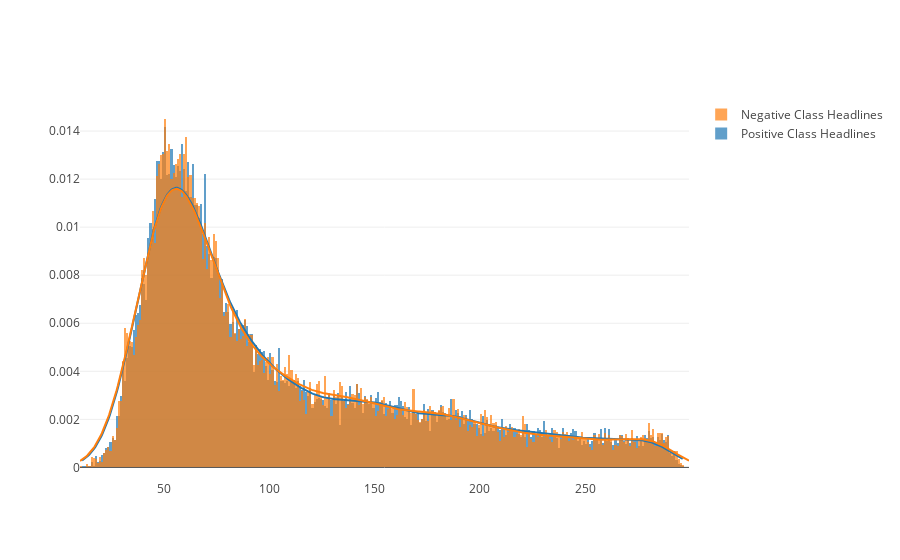

The cell this chart's notebook holds for it:
### Markdown cell above
### Class-Based Headline Word Distribution

### Code cell
draw_headline_distribution(raw_data_dropped.loc[raw_data_dropped['label'] == 1], raw_data_dropped.loc[raw_data_dropped['label'] == 0], 'label-segregated-headline-dist', ['Positive Class Headlines','Negative Class Headlines'])

### Figure 1 — Plotly figure (JSON) as saved in the notebook; plotly's stock layout.template omitted (floating-point values rounded to 4 significant figures; data arrays with more than 128 entries replaced by an {"elided": "..."} marker saying what was removed)
{"data": [{"autobinx": false, "histnorm": "probability density", "legendgroup": "Positive Class Headlines", "marker": {"color": "rgb(31, 119, 180)"}, "name": "Positive Class Headlines", "opacity": 0.7, "type": "histogram", "uid": "d1f7f281-95c0-4135-9716-2a1c078a4787", "x": {"elided": "26550 int values"}, "xaxis": "x", "xbins": {"end": 297, "size": 1, "start": 11}, "yaxis": "y"}, {"autobinx": false, "histnorm": "probability density", "legendgroup": "Negative Class Headlines", "marker": {"color": "rgb(255, 127, 14)"}, "name": "Negative Class Headlines", "opacity": 0.7, "type": "histogram", "uid": "1c89e425-1ac6-4049-8fb2-79678f4bdb4f", "x": {"elided": "23100 int values"}, "xaxis": "x", "xbins": {"end": 300, "size": 1, "start": 10}, "yaxis": "y"}, {"legendgroup": "Positive Class Headlines", "marker": {"color": "rgb(31, 119, 180)"}, "mode": "lines", "name": "Positive Class Headlines", "showlegend": false, "type": "scatter", "uid": "c6abe13a-5be3-4df5-96ea-9952c0e1d25a", "x": {"elided": "500 float values"}, "xaxis": "x", "y": {"elided": "500 float values"}, "yaxis": "y"}, {"legendgroup": "Negative Class Headlines", "marker": {"color": "rgb(255, 127, 14)"}, "mode": "lines", "name": "Negative Class Headlines", "showlegend": false, "type": "scatter", "uid": "d539d455-1058-4991-9348-e5e8223a6a0a", "x": {"elided": "500 float values"}, "xaxis": "x", "y": {"elided": "500 float values"}, "yaxis": "y"}], "layout": {"barmode": "overlay", "hovermode": "closest", "legend": {"traceorder": "reversed"}, "xaxis": {"anchor": "y2", "domain": [0, 1], "zeroline": false}, "yaxis": {"anchor": "free", "domain": [0, 1], "position": 0}}}
